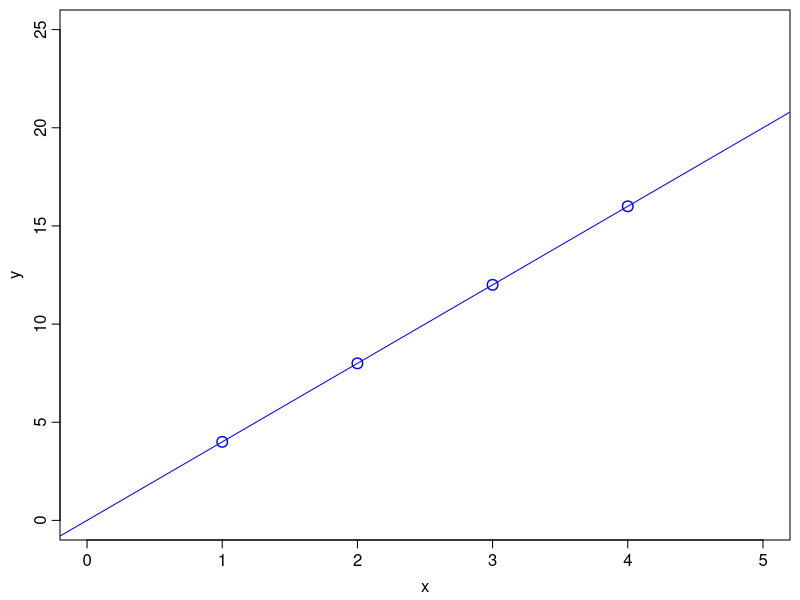
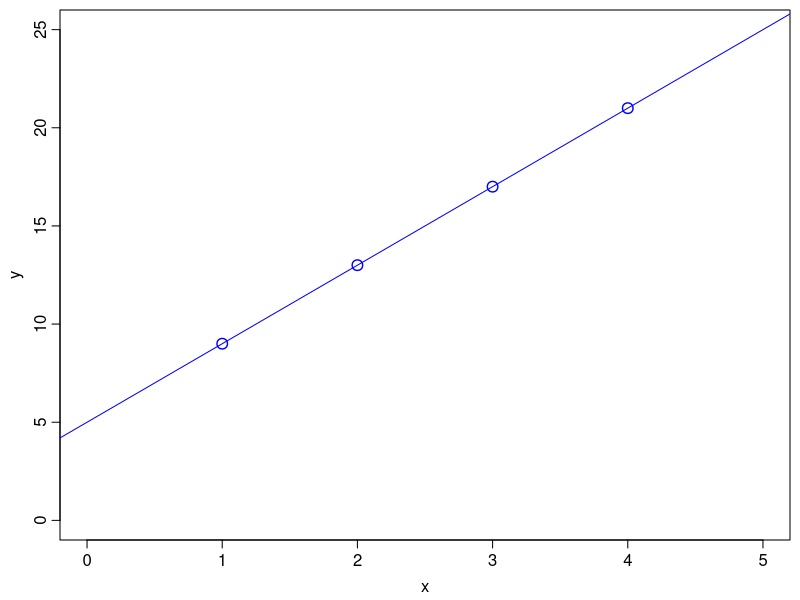
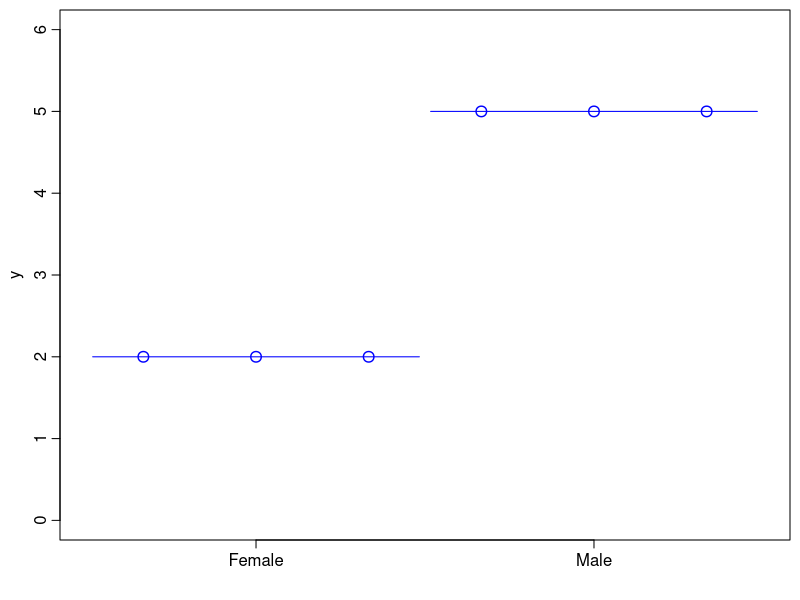
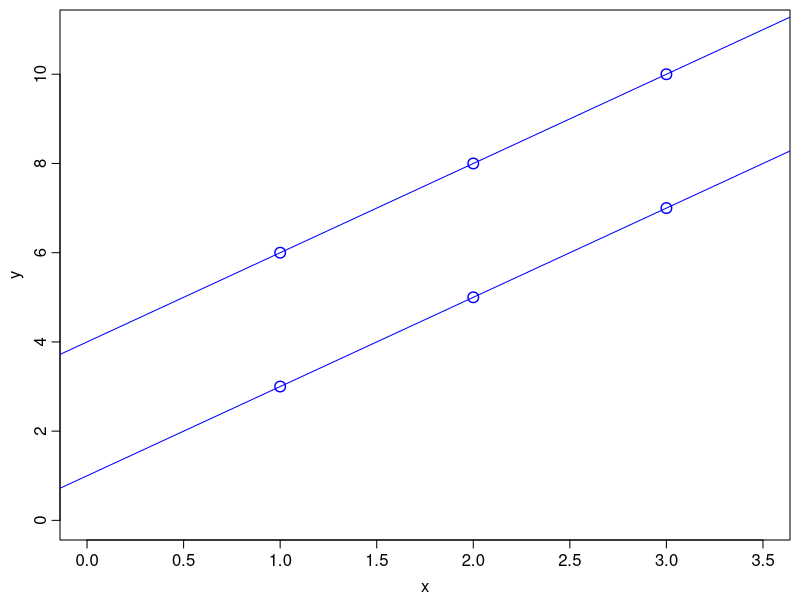
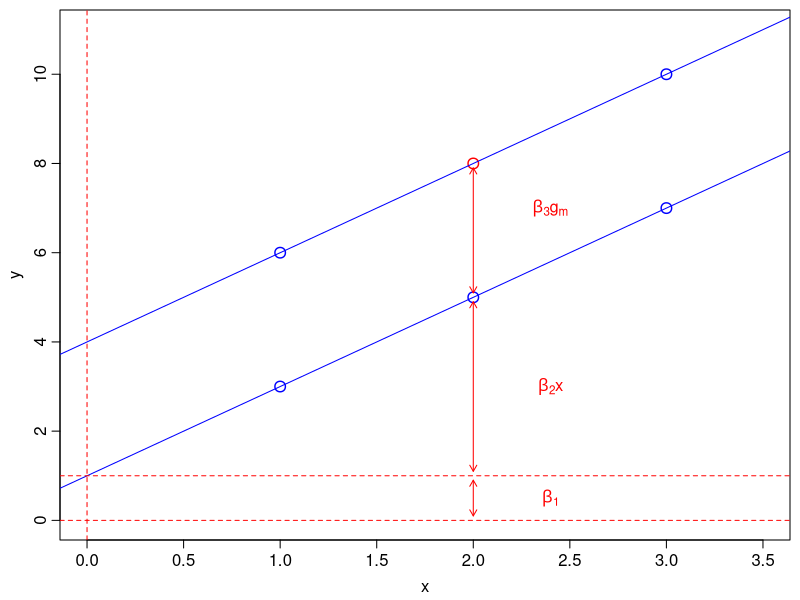

Recreate these plots in R, in order. (Note: this script raises an error after producing the figures.)
palette(c('blue','red','purple','firebrick'))

# pdf width
w <- 3.5

# some replicate functions with changed defaults
arrows2 <- function(...) arrows(..., code=3, len=0.07, col='red')
text2   <- function(...) text(..., col='red', cex=1.4)


# simple regression no error

pdf('Origin.pdf', height=w, width=w)

	par(mar=c(3,3,0.5,0.5), mgp=c(1.8,0.5,0), tcl=-0.4)

	x <- 1:4
	y <- 4*x

	plot(y ~ x, col=1, pch=21, cex=1.4, xlim=c(0,5), ylim=c(0,25), lwd=1.4)
	abline(a=0, b=4,  col=1)	

dev.off()


pdf('Intercept.pdf', height=w, width=w)

	par(mar=c(3,3,0.5,0.5), mgp=c(1.8,0.5,0), tcl=-0.4)
	
	y <- 4*x + 5

	plot(y ~ x, col=1, pch=21, cex=1.4, xlim=c(0,5), ylim=c(0,25), lwd=1.4)
	abline(a=5, b=4, col=1)	

dev.off()


pdf('Factor.pdf', height=w, width=w)

	par(mar=c(3,3,0.5,0.5), mgp=c(1.8,0.5,0), tcl=-0.4)
	
	y <- rep(c(2,5), each=3)
    x <- seq(along=y)-0.5
	plot(y ~ x, col='blue', pch=21, cex=1.4, xlim=c(0,6), ylim=c(0,6), lwd=1.4, xaxt='n', xlab='')
	gap <- 0.05
	arrows(c(0,3) + gap, c(2,5), c(3,6) - gap, c(2,5), code=0, col='blue')
    axis(side=1, at=c(1.5,4.5),  labels=c('Female','Male'))

dev.off()

pdf('TwoVars.pdf', height=w, width=w)

	par(mar=c(3,3,0.5,0.5), mgp=c(1.8,0.5,0), tcl=-0.4)
		
    x <- rep(1:3, times=2) 
    f <- rep(c(0,1), each=3)
    y <- 1 + 2 * x + 3 *f
	plot(y ~ x, col='blue', pch=21, cex=1.4, xlim=c(0,3.5), ylim=c(0,11), lwd=1.4)
	abline(a=1, b=2, col='blue')
	abline(a=4, b=2, col='blue')

dev.off()

pdf('TwoVarsHighlight.pdf', height=w, width=w)

	par(mar=c(3,3,0.5,0.5), mgp=c(1.8,0.5,0), tcl=-0.4)
		
    x <- rep(1:3, times=2) 
    f <- rep(c(0,1), each=3)
    y <- 1 + 2 * x + 3 *f
	plot(y ~ x,  pch=21, cex=1.4, xlim=c(0,3.5), ylim=c(0,11), lwd=1.4, col=c(1,1,1,1,2,1))
	abline(a=1, b=2, col='blue')
	abline(a=4, b=2, col='blue')
	
	abline(h=c(0,1), v=0, lty=2, col='red')
	gap <- 0.1
    arrows2(c(2,2,2), c(0,1,5)+gap, c(2,2,2), c(1,5,8)-gap)
	text(rep(2.4, 3), c(0.5,3,7), c(expression(beta[1]), expression(beta[2]*x), expression(beta[3]*g[m])), col='red')

dev.off()




x <- seq(along=y)-0.5
mid <- c(1,3,5,7)

pdf('Anova.pdf', height=w, width=w)

	par(mar=c(3,3,0.5,0.5), mgp=c(1.8,0.5,0), tcl=-0.4)

	plot(y ~ x, xaxt='n', xlab='', xlim=c(0,nk), ylim=c(0,max(y)), col=unclass(f), pch=21, cex=1.4, lwd=1.4)
	axis(side=1, at=mid,  labels=levels(f))
	
	gap <- 0.2
	arrows(c(0,2,4,6) + gap, yhat, c(2,4,6,8) - gap, yhat, col=1:4, code=0, lwd=2)


dev.off()


pdf('Error.pdf', height=w, width=w)

	par(mar=c(3,3,0.5,0.5), mgp=c(1.8,0.5,0), tcl=-0.4)
	x <- 1:4
	y <- 4*x + 5 + c(0.50,-2,2.58,-1)

	plot(y ~ x, col=1, pch=21, cex=1.4, xlim=c(0,5), ylim=c(0,25), lwd=1.4)
	#abline(a=5, b=4, col=1)	

dev.off()


pdf('TooFlat.pdf', height=w, width=w)

	par(mar=c(3,3,0.5,0.5), mgp=c(1.8,0.5,0), tcl=-0.4)

	plot(y ~ x, col=1, pch=21, cex=1.4, xlim=c(0,5), ylim=c(0,25), lwd=1.4)
	tooflat <- nls(y ~ a + 1 * x, start=list(a=10))
	abline(a=coef(tooflat), b=1, col=1)
	
	p <- predict(tooflat)
	r <- resid(tooflat)
	
	arrows(x,p,x,p+r, col='red', code=0)
	
dev.off()


pdf('TooSteep.pdf', height=w, width=w)

	par(mar=c(3,3,0.5,0.5), mgp=c(1.8,0.5,0), tcl=-0.4)

	plot(y ~ x, col=1, pch=21, cex=1.4, xlim=c(0,5), ylim=c(0,25), lwd=1.4)
	b <- 7
	toosteep <- nls(y ~ a + b * x, start=list(a=-10))
	abline(a=coef(toosteep), b=b, col=1)
	
	p <- predict(toosteep)
	r <- resid(toosteep)
	
	arrows(x,p,x,p+r, col='red', code=0)
	
dev.off()



pdf('Varying.pdf', height=w, width=2*w)

	par(mar=c(3,3,0.5,0.5), mgp=c(1.8,0.5,0), tcl=-0.4)
	par(mfrow=c(1,2))
	
	bvals <- seq(1, 7, length=50)
	resvar <- rep(NA, 50)
	
	for(b in seq_along(bvals)){
	
		model <- nls(y ~ a + bvals[b] * x, start=list(a=-10))

		p <- predict(model)
		r <- resid(model)
		resvar[b] <- deviance(model)

		plot(y ~ x, col=1, pch=21, cex=1.4, xlim=c(0,5), ylim=c(0,25), lwd=1.4)
		abline(a=coef(model), b=bvals[b], col=1)
		arrows(x,p,x,p+r, col='red', code=0)

		plot(resvar ~ bvals, type='o', ylim=c(10,60), col=2)		

	}
	
	abline(v=4, lty=2)
	
dev.off()


pdf('Varying_timeline.pdf', height=w, width=2*w)

	par(mar=c(3,3,0.5,0.5), mgp=c(1.8,0.5,0), tcl=-0.4)
	par(mfrow=c(1,2))
	
	bvals <- seq(1, 7, length=51)
	resvar <- rep(NA, 51)

	plot(y ~ x, col=1, pch=21, cex=1.4, xlim=c(0,5), ylim=c(0,25), lwd=1.4)
	p1 <- par('usr')
	plot(resvar ~ bvals, type='o', ylim=c(10,60), col=2, ylab='Sum of square residuals', xlab=expression(Slope~(beta[2])))		
	p2 <- par('usr')
	
	for(b in seq_along(bvals)){
	
		model <- nls(y ~ a + bvals[b] * x, start=list(a=-10))
		p <- predict(model)
		r <- resid(model)
		resvar[b] <- deviance(model)

		plot.new()
		par(usr=p1)
		arrows(x,p,x,p+r, col='red', code=0)
		abline(a=coef(model), b=bvals[b], col=1)
		
		plot.new()
		par(usr=p2)
		points(resvar ~ bvals, type='o', ylim=c(10,60), col=2)		

	}
	
	abline(v=4, lty=2)
	
dev.off()

pdf('Justright.pdf', height=w, width=w)

	par(mar=c(3,3,0.5,0.5), mgp=c(1.8,0.5,0), tcl=-0.4)

	plot(y ~ x, col=1, pch=21, cex=1.4, xlim=c(0,5), ylim=c(0,25), lwd=1.4)
	justright <- nls(y ~ a + b * x, start=list(a=5, b=4))
	abline(justright, col=1)
	
	p <- predict(justright)
	r <- resid(justright)
	
	arrows(x,p,x,p+r, col='red', code=0)
	
dev.off()

pdf('Predicted.pdf', height=w, width=w)

	par(mar=c(3,3,0.5,0.5), mgp=c(1.8,0.5,0), tcl=-0.4)

	plot(y ~ x, col='grey', pch=21, cex=1.4, xlim=c(0,5), ylim=c(0,25), lwd=1.4)
	abline(justright, col=1)
	
	p <- predict(justright)
	r <- resid(justright)

	arrows(x,p,x,p+r, col='grey', code=0)	
	points(x, p, col=2,  pch=21, cex=1.4 )

	
dev.off()

pdf('residDemo.pdf', height=1.5*w, width= 1.2*w )

	par(mar=c(3,3,0.5,0.5), mfrow=c(2,1), mgp=c(1.8,0.5,0), tcl=-0.4)

	sd <- 1
	# xx <- runif(100)*25
	# yy <- 1 + 0.2*xx + rnorm(100, sd=sd)
	xx <- c(10.56, 8.42, 7.45, 5.85, 13.55, 7.33, 2.59, 4.29, 21.79, 1.52, 
			19.6, 22.32, 2.25, 1.67, 5.09, 3.93, 20.71, 2.7, 1.41, 4.81, 
			16.72, 14.49, 22.47, 2.76, 17.97, 0.52, 1.77, 23.91, 16.85, 17.45, 
			17.77, 4.82, 13.14, 0.88, 20.37, 8.64, 12.23, 14.04, 21.66, 3.07, 
			17.9, 0.75, 22, 24, 1.33, 18.07, 12.15, 0.92, 10.28, 18.48, 19.31, 
			11.64, 10.43, 1.29, 8.32, 13.94, 4.76, 6.92, 4.19, 14.94, 20.29, 
			13.72, 17.84, 1.39, 5.8, 17.48, 23.31, 24.96, 1.47, 18.79, 11.67, 
			15.78, 8.23, 15.48, 4.66, 0.37, 4.67, 24.75, 8.83, 4.64, 9.25, 
			22.76, 4.38, 12.14, 18.69, 20.02, 4.51, 1.61, 1.52, 17.32, 3.44, 
			2, 3.34, 6.09, 22.96, 8.04, 4.85, 23.5, 7.05, 5.41)
	yy <- c(4.63, 2.64, 2.54, 1.49, 3.8, 3.06, 2.1, 1.15, 5.3, 1.35, 5.05, 
			4.9, 2.79, -0.01, 2.21, 1.39, 5.34, -0.68, 1.1, 2.15, 3.14, 4.81, 
			6.83, 1.74, 4.44, 1.41, 0.19, 5.51, 2.83, 5.86, 4.46, 1.94, 4.81, 
			2.65, 4.99, 2.33, 2.95, 4.54, 7.3, 1.8, 4.66, 1.73, 5.1, 5.86, 
			0.03, 4.47, 3.53, 2.05, 3.7, 3.88, 5.56, 2.02, 3.89, 0.58, 4.87, 
			3.8, 3.26, 0.56, 1.11, 1.5, 5.02, 2.12, 2.38, 1.74, 3.09, 3.53, 
			6.89, 5.43, 0.01, 4.24, 3.04, 5.11, 2.18, 3.26, 2.4, -1.04, 3.37, 
			5.42, 3.69, -1.36, 3.42, 4.12, 2.4, 1.73, 2.78, 5.85, 0.63, 1.52, 
			0.07, 5.38, 0.24, 2.38, 3.13, 2.6, 4.25, 2.2, 2.35, 5.58, 2.56, 1.68)
	plot(yy~xx, col='gray60', ylab='y', xlab='x', ylim=c(-2,8))
	mod <- lm(yy~xx)
	abline(mod, col='gray60')
	
	pts <- c(1,6,11,16,21)
	mnx <- predict(mod, newdata=list(xx=pts))
	points(pts, mnx, col='red', pch=19)
	
	for(i in seq_along(pts)){
	
		qn <- qnorm(ppoints(99), mean=mnx[i], sd=sd)
		dn <- dnorm(qn, mean=mnx[i], sd=sd)
		dn <- dn / max(dn) * 3 
		lines(dn + pts[i], qn, col='red', lwd=1.5)
		lines(rep(pts[i],2), qn[c(1,99)], col='red', lty=1, lwd=0.5)
		lines(c(pts[i], pts[i] + dn[45]), rep(mnx[i],2), col='red', lty=1, lwd=0.5)
		
	}
	
	n <- 21
	p <- ppoints(n)
	a <- qnorm(seq(0,1, by=diff(p)[1]))
	a[c(1,n+1)] <- c(-3,3)
	q <- qnorm(p)
	d <- dnorm(q)
	
	curve(dnorm(x), xlim=c(-3,3), type='n', ylim=c(0,0.45), ylab='Density')
	
	for(i in seq(1,n, by=2)){
	    x <- seq(a[i], a[i+1], length=15)
		y <- dnorm(x)
		polygon(x=c(a[i], x, a[i+1]), c(0,y,0), col='grey80', border=NA)
	}
	
	arrows(q, dnorm(q), q, rep(0.43, length(q)), code=0, col='gray')
	curve(dnorm(x), xlim=c(-3,3), add=TrUE)
	points(q, dnorm(q), col='red')
	points(q, rep(0.43, length(q)), col='red')


dev.off()


pdf('LinearModels.pdf', height=2/3*w, width=2*w)

	par(mar=c(3,3,2,0.5), mfrow=c(1,3), mgp=c(1.8,0.5,0), tcl=-0.4)
	
	x <- runif(20)
	y <- 0.5 * x + rnorm(20, sd=0.05)

	mod <- lm(y~x)
	plot(y ~ x, col='red')
	abline(mod, col=1)
	title(main=expression(y == beta[1] + beta[2] *x))

	x <- runif(20)
	y <- 0.5 * x - 0.6*x^2+ rnorm(20, sd=0.03)

	mod <- lm(y~x + I(x^2))
	plot(y ~ x, col='red')
	xx <- seq(0,1, length=50)
	p <- predict(mod, newdata=list(x=xx))
	lines(xx, p, col=1)
	title(main=expression(y == beta[1] + beta[2] *x + beta[3] *x^2))


	x1 <- runif(40)
	x2 <- runif(40)
	y  <- 0.2 * x1 + 0.3 * x2 - 0.4*x2^2 + 0.2*x1*x2 + rnorm(40, sd=0.05)
	mod <- lm(y ~ x1*x2+ I(x2^2))
	
	xx <- seq(0,1,length=20)
	newdata <- expand.grid(x1=xx, x2=xx)
	p <- predict(mod, newdata=newdata)	
	
	par(mar=c(1,1,2,1))
	VT <- persp(xx,xx, matrix(p, ncol=20), theta=-45, phi=10, xlab='x1', ylab='x2', zlab='y', border=1)
	points(trans3d(x1,x2,y, VT), col='red')

	title(main=expression(y == beta[1] + beta[2] * x[1] + beta[3] * x[2]+ beta[4] * x[2]^2+  beta[5] *x[1]*x[2]))


dev.off()

# pdf('Animate.pdf', height=w, width=w)

# for(t in seq(-180,180, by=5)){
	# VT <- persp(xx,xx, matrix(p, ncol=20), theta=t, phi=10, xlab='x1', ylab='x2', zlab='y', border=1)
	# points(trans3d(x1,x2,y, VT), col='red')

	# title(main=expression(y == beta[1] + beta[2] * x[1] + beta[3] * x[2]+ beta[4] * x[2]^2+  beta[5] *x[1]*x[2]))
# }

# dev.off()


## data for constant variance plots

# xreg <- runif(60)
# yreg <- 1 + 2*xreg +rnorm(60, sd=0.25)
# xaov <- gl(3,20, labels=c('none','sofa','active'))
# yaov <- 3 + 2.5 * (xaov=='sofa') + 1.1 * (xaov=='active') + rnorm(60, sd=0.25)
# yqd <- 0.1 + 2*xreg -  4*xreg^2 + rnorm(60, sd=0.25)
# ycurve   <- 1 + 2*xreg + 2 * xreg^2 + rnorm(60, sd=0.25) 
# yneqvar  <- 3 + 2.5 * (xaov=='sofa') + 1.1 * (xaov=='active') + rnorm(60, sd=0.25)*unclass(xaov)
# ynonnorm <- 0.1 + 2*xreg -  4*xreg^2 + rt(60, df=1.5)/10
# dat <- data.frame(xreg=round(xreg,3), xaov=xaov, yreg=round(yreg,3), yoav=round(yaov,3), 
#                   yqd=round(yqd,3), ycurve=round(ycurve,3), yneqvar=round(yneqvar,3), ynonnorm=round(ynonorm,3))


dat <- data.frame(xreg = c(0.669, 0.529, 0.825, 0.659, 0.791, 0.283, 
							0.164, 0.768, 0.129, 0.333, 0.647, 0.863, 0.987, 0.265, 0.602, 
							0.444, 0.513, 0.535, 0.717, 0.162, 0.059, 0.839, 0.285, 0.644, 
							0.382, 0.736, 0.983, 0.023, 0.121, 0.394, 0.271, 0.098, 0.705, 
							0.119, 0.415, 0.374, 0.516, 0.419, 0.529, 0.126, 0.143, 0.791, 
							0.011, 0.206, 0.506, 0.569, 0.03, 0.875, 0.429, 0.623, 0.346, 
							0.658, 0.74, 0.979, 0.591, 0.136, 0.338, 0.93, 0.921, 0.928), 
				    xaov = gl(3,20, labels=c('none','sofa','active')),			    
				    yreg = c(2.492, 1.956, 2.771, 2.292, 2.902, 1.829, 1.565, 2.341, 1.097, 
							2.1, 2.258, 2.89, 3.08, 1.589, 2.329, 1.897, 2.191, 1.91, 2.74, 
							1.215, 1.61, 2.55, 1.563, 1.918, 1.623, 2.735, 2.762, 1.152, 
							1.13, 1.618, 1.819, 1.217, 2.22, 1.291, 1.61, 1.707, 2.323, 2.215, 
							2.297, 1.032, 1.191, 2.581, 1.078, 1.44, 1.906, 2.095, 1.098, 
							3.044, 1.514, 2.133, 1.598, 1.974, 2.314, 2.799, 2.187, 0.95, 
							1.86, 2.667, 2.822, 2.752), 
				    yoav = c(3.29, 2.728, 2.979, 3.509, 3.446, 2.901, 2.792, 
						    3.308, 3.107, 3.14, 3.212, 3.109, 2.912, 2.894, 3.214, 2.705, 
						    3.164, 2.482, 2.693, 3.07, 5.685, 5.349, 5.958, 5.368, 5.695, 
						    5.357, 5.557, 4.995, 5.731, 5.57, 5.405, 5.017, 5.538, 5.556, 
						    5.052, 6.005, 5.585, 5.31, 5.739, 4.893, 4.236, 4.66, 4.269, 
						    4.5, 3.612, 3.465, 3.799, 4.132, 3.838, 4.326, 3.844, 4.091, 
						    4.237, 3.987, 4.504, 3.874, 4.219, 4.065, 4.336, 4.157), 
				    yqd = c(-0.254, -0.198, -1.103, 0, -1.006, 0.262, 1.051, 
						    -0.551, 0.151, -0.071, -0.361, -1.212, -2.044, 0.481, 0.066, 
						    0.104, -0.029, -0.1, -0.098, 0.607, 0.146, -1.005, 0.067, 
						    -0.044, 0.447, -0.576, -2.327, 0.065, 0.275, 0.081, 0.847, 
						    0.04, -0.576, 0.642, 0.285, 0.39, 0.246, 0.322, -0.111, 0.385, 
						    0.329, -0.81, 0.168, 0.521, 0.19, -0.183, 0.01, -1.519, 0.431, 
						    -0.263, 0.307, -0.813, -0.976, -2.142, -0.138, 0.67, 0.387, 
						    -1.478, -1.11, -1.559),
					ycurve = c(2.897, 2.463, 3.678, 3.179, 3.342, 1.474, 1.586, 3.131, 1.403, 
							1.653, 3.112, 3.644, 4.573, 1.931, 2.814, 2.126, 2.328, 2.845, 
							2.823, 1.214, 1.085, 3.485, 1.776, 2.993, 1.508, 2.978, 4.522, 
							1.662, 1.122, 1.715, 1.839, 1.129, 3.105, 1.441, 2.214, 1.473, 
							2.411, 1.762, 2.599, 1.38, 0.952, 3.785, 1.207, 1.418, 1.932, 
							2.368, 1.297, 4.089, 2.077, 2.899, 1.891, 2.832, 3.151, 4.792, 
							3.018, 1.248, 2.162, 4.043, 4.289, 4.07),
					yneqvar = c(2.944, 2.593, 2.788, 3.206, 2.795, 3.323, 2.881, 
							2.996, 2.951, 2.9, 2.534, 3.02, 2.718, 3.022, 3.129, 3.026, 2.863, 
							3.454, 3.026, 2.94, 4.771, 5.627, 6.435, 5.479, 5.01, 5.094, 
							5.347, 4.767, 5.701, 5.759, 5.266, 5.477, 5.861, 4.547, 5.671, 
							5.069, 5.604, 5.883, 6.007, 4.649, 5.834, 5.307, 4.276, 4.201, 
							3.372, 4.669, 4.079, 3.724, 3.843, 3.835, 3.084, 2.897, 4.553, 
							3.706, 4.274, 4.818, 2.736, 4.268, 4.528, 4.582),
					ynonnorm = c(-0.256, 0.06, -0.986, 0.579, -0.343, 0.296, 0.626, -0.559, 
							-0.269, 0.676, -1.752, -0.931, -1.768, 0.662, -0.205, 0.045, 
							0.147, 0.101, -0.094, 0.361, 0.209, 0.376, 0.285, -0.34, 0.272, 
							-0.611, -1.898, 0.238, 0.218, 0.124, 0.228, 0.022, -0.353, 0.268, 
							0.295, 0.326, 0.261, 0.275, 0.069, 0.313, 0.341, -0.518, 0.093, 
							-0.438, 0.123, -0.13, 0.382, -1.23, 0.806, -0.217, 0.185, -0.309, 
							-0.663, -1.817, -0.29, 0.487, 0.217, -1.481, -1.385, -1.424))



regmod <- lm(yreg~xreg, data=dat)
regpred <- predict(regmod)
regres <- resid(regmod)

aovmod <- lm(yaov ~ xaov, data=dat)
aovpred <- predict(aovmod)
aovres <- resid(aovmod)

quadmod <- lm(yqd ~ xreg + I(xreg^2), data=dat) 
quadpred <- predict(quadmod)
quadres <- resid(quadmod)

curvemod <- lm(ycurve ~ xreg, data=dat)
curvepred <- predict(curvemod)
curveres <- resid(curvemod)

neqvarmod <- lm(yneqvar ~ xaov, data=dat)
neqvarpred <- predict(neqvarmod)
neqvarres <- resid(neqvarmod)

nonnormmod <- lm(ynonnorm ~ xreg + I(xreg^2), data=dat)
nonnormpred <- predict(nonnormmod)
nonnormres <- resid(nonnormmod)

pdf('ConstantVarianceDat.pdf', height=2/3*w, width=2*w)

	par(mar=c(3,3,2,0.5), mfrow=c(1,3), mgp=c(1.8,0.5,0), tcl=-0.4)
	
	plot(yreg ~ xreg,  ylab='y',  xlab='x',col='red', data=dat)
	title(main=expression(y == beta[1] + beta[2] *x))

	xaovxx <- c(4:23, 29:48, 54:73)
	plot(yaov ~ xaovxx, ylim=c(2.25, 6.25), xlim=c(1, 76), xlab='', xaxt='n', ylab='y', col='red', data=dat)
	axis(1, at=c(1,26,51,76), labels=FALSE)
	mtext(levels(xaov), at=c(13.5,38.5,63.5), side=1, line=1.8, cex=0.8)
	abline(v=c(1,26,51,76), lty=2, col='gray')
	title(main=expression(y == beta[1] + beta[2] * x[s] + beta[3] *x[a]))


	plot(yqd ~ xreg,  ylab='y',  xlab='x', col='red', data=dat)
	title(main=expression(y == beta[1] + beta[2] *x + beta[3] *x^2))

dev.off()


pdf('ConstantVarianceMods.pdf', height=2/3*w, width=2*w)

	par(mar=c(3,3,2,0.5), mfrow=c(1,3), mgp=c(1.8,0.5,0), tcl=-0.4)
	
	plot(yreg ~ xreg,  ylab='y',  xlab='x', type='n', data=dat)
	title(main=expression(y == beta[1] + beta[2] *x))

	arrows(xreg, regpred, xreg, yreg, code=0, col='grey')
	abline(regmod, col='blue')
	points(yreg ~ xreg, col='red', data=dat)	

	xaovxx <- c(4:23, 29:48, 54:73)
	plot(yaov ~ xaovxx, ylim=c(2.25, 6.25), xlim=c(1, 76), xlab='', xaxt='n', ylab='y', type='n', data=dat)
	axis(1, at=c(1,26,51,76), labels=FALSE)
	mtext(levels(xaov), at=c(13.5,38.5,63.5), side=1, line=1.8, cex=0.8)
	abline(v=c(1,26,51,76), lty=2, col='gray')
	title(main=expression(y == beta[1] + beta[2] * x[s] + beta[3] *x[a]))
	
	arrows(xaovxx, aovpred, xaovxx, yaov, code=0, col='grey')
	cf <- coef(aovmod)
	cf[2:3] <- cf[2:3] + cf[1]
	arrows(c(1,26,52), cf, c(26,51,76),cf, code=0, col='blue')
	points(yaov ~ xaovxx, col='red', data=dat)

	plot(yqd ~ xreg,  ylab='y',  xlab='x', type='n', data=dat)
	title(main=expression(y == beta[1] + beta[2] *x + beta[3] *x^2))

	arrows(xreg, quadpred, xreg, yqd, code=0, col='grey')
	cf <- as.list(coef(quadmod))
	names(cf) <- c('i','l','q')
	with(cf, curve(i + l*x + q*x^2, col='blue', add=TrUE))
	points(yqd ~ xreg, col='red', data=dat)

dev.off()

pdf('Fitresid.pdf', height=2/3*w, width=2*w)

	par(mar=c(3,3,2,0.5), mfrow=c(1,3), mgp=c(1.8,0.5,0), tcl=-0.4)

	plot(regmod,  which=1, add.smooth=FALSE, col='red')
	plot(aovmod,  which=1, add.smooth=FALSE, col='red')
	plot(quadmod, which=1, add.smooth=FALSE, col='red')

dev.off()

qq2 <- function(mod){
	rs <- rstandard(mod)
	xy <- qqnorm(rs, plot.it=FALSE)
	plot(xy, type='n', main="Normal Q-Q plot", xlab='Theoretical Quantiles', ylab='Sample Quantiles')
	qqline(rs, col='gray30')
	points(xy, col='red')
}

pdf('QQNorm.pdf', height=2/3*w, width=2*w)

	par(mar=c(3,3,2,0.5), mfrow=c(1,3), mgp=c(1.8,0.5,0), tcl=-0.4)
	
	qq2(regmod)
	qq2(aovmod)
	qq2(quadmod)
			
dev.off()

# Bad plots

pdf('NonConstantVarianceMods.pdf', height=2/3*w, width=2*w)

	par(mar=c(3,3,2,0.5), mfrow=c(1,3), mgp=c(1.8,0.5,0), tcl=-0.4)
	
	plot(ycurve ~ xreg,  ylab='y',  xlab='x', type='n', data=dat)
	title(main=expression(y == beta[1] + beta[2] *x))

	arrows(xreg, curvepred, xreg, ycurve, code=0, col='grey')
	abline(curvemod, col='blue')
	points(ycurve ~ xreg, col='red', data=dat)	

	xaovxx <- c(4:23, 29:48, 54:73)
	plot(yneqvar ~ xaovxx, ylim=c(2.25, 6.45), xlim=c(1, 76), xlab='', xaxt='n', ylab='y', type='n', data=dat)
	axis(1, at=c(1,26,51,76), labels=FALSE)
	mtext(levels(xaov), at=c(13.5,38.5,63.5), side=1, line=1.8, cex=0.8)
	abline(v=c(1,26,51,76), lty=2, col='gray')
	title(main=expression(y == beta[1] + beta[2] * x[s] + beta[3] *x[a]))
	
	arrows(xaovxx, neqvarpred, xaovxx, yneqvar, code=0, col='grey')
	cf <- coef(neqvarmod)
	cf[2:3] <- cf[2:3] + cf[1]
	arrows(c(1,26,52), cf, c(26,51,76),cf, code=0, col='blue')
	points(yneqvar ~ xaovxx, col='red', data=dat)

	plot(ynonnorm ~ xreg,  ylab='y',  xlab='x', type='n', data=dat)
	title(main=expression(y == beta[1] + beta[2] *x + beta[3] *x^2))

	arrows(xreg, nonnormpred, xreg, ynonnorm, code=0, col='grey')
	cf <- as.list(coef(nonnormmod))
	names(cf) <- c('i','l','q')
	with(cf, curve(i + l*x + q*x^2, col='blue', add=TrUE))
	points(ynonnorm ~ xreg, col='red', data=dat)

dev.off()

pdf('BadFitresid.pdf', height=2/3*w, width=2*w)

	par(mar=c(3,3,2,0.5), mfrow=c(1,3), mgp=c(1.8,0.5,0), tcl=-0.4)

	plot(curvemod,  which=1, add.smooth=FALSE, col='red')
	plot(neqvarmod,  which=1, add.smooth=FALSE, col='red')
	plot(nonnormmod, which=1, add.smooth=FALSE, col='red')

dev.off()

pdf('BadQQNorm.pdf', height=2/3*w, width=2*w)

	par(mar=c(3,3,2,0.5), mfrow=c(1,3), mgp=c(1.8,0.5,0), tcl=-0.4)
	
	qq2(curvemod)
	qq2(neqvarmod)
	qq2(nonnormmod)
			
dev.off()


# pdf('Anscombe.pdf', height=2*w, width=2*w)

	# par(mar=c(3,3,0.5,0.5), mfrow=c(2,2), mgp=c(1.8,0.5,0), tcl=-0.4)
	
	# data(anscombe)
	
	# for(i in 1:4){
		
		# x <- anscombe[,i]; y <- anscombe[,i+4]
		# mod <- lm(y~x)
		# plot(y ~ x)
		# abline(mod)
	# }

# dev.off()

## EXPLANATOrY POWEr


# null and saturated model

x <- 1:9
f1 <- gl(3,3, labels=letters[1:3])
f2 <- gl(9,1, labels=letters[1:9])
# y <- unclass(f1) +rnorm(9, sd=0.9)
y <- c(0.82, 1, 0.17, -0.42, 2.29, 2.35, 4.06, 2.71, 2.73)


pdf('NullSaturated.pdf', height=1.5*w, width=1.2*w)

	par(mar=c(3,3,2,0.5), mfrow=c(2,1), mgp=c(1.8,0.5,0), tcl=-0.4)

	null <- lm(y ~ 1)
	nr <- resid(null)
	np <- predict(null)
	nullSS <- sum(resid(null)^2)


	plot(y ~ x, col='red', xlim=c(0.5,9.5), xaxt='n', xlab='')
	abline(null, col='blue')
	arrows(x, np, x, y, col='blue', code=0)
	title(main=expression(y == beta[1]), line=1.2)
	text(1, 3.5, sprintf("ESS = %0.2f\nrSS = %0.2f", 0,nullSS), adj=0)	

	mod <- lm(y ~ f2) 
	plot(y ~ x, col='red', xlim=c(0.5,9.5), xaxt='n')
	axis(1, at=1:9, labels=levels(f2))
	arrows(x-0.5, y, x+0.5, y, col='blue', code=0)
	title(main=expression(y == beta[1] + beta[2]*f[b] + ldots + beta[8]*f[h]), line=1.2)
	text(1, 3.5, sprintf("ESS = %0.2f\nrSS = %0.2f", nullSS, 0), adj=0)	

dev.off()

pdf('Intermediate.pdf', height=0.75*w, width=1.2*w)

	par(mar=c(3,3,2,0.5),  mgp=c(1.8,0.5,0), tcl=-0.4)
	mod <- lm(y ~ f1) 
	r <- resid(mod)
	p <- predict(mod)
	rss <- sum(resid(mod)^2)
	plot(y ~ x, col='red', xlim=c(0.5,9.5), xaxt='n', xlab='')
	axis(1, at=c(2,5,8), labels=levels(f1))
	cf <- coef(mod); cf[2:3] <- cf[2:3]+cf[1]
	arrows(c(1,4,7), cf, c(3,6,9), cf, col=2, code=0 )
	arrows(x, p, x, y, col='blue', code=0)
	title(main=expression(y == beta[1] + beta[2]*f[b] + beta[3]*f[c]), line=1.2)
	text(1, 3.5, sprintf("ESS = %0.2f\nrSS = %0.2f", nullSS-rss,rss), adj=0)		

dev.off()

# Simulate F 2,6

N <- 10000
ratio <- numeric(N)
f1 <- gl(3,3, labels=letters[1:3])
x <- 1:9
y <- matrix(rnorm(9 *N), ncol=9)

null <- apply(y, 1, function(x) var(x) * 8)
means <- t(apply(y, 1, function(x) rep(c(mean(x[1:3]), mean(x[4:6]), mean(x[7:9])), each=3)))

rSS <- rowSums((y - means)^2)
ESS <- null - rSS
ratio <- (ESS/2)/(rSS/6)

idx <- c(which.min(ratio), which.min(abs(ratio - median(ratio))),  which.min(abs((ratio -12))))

pdf('F_extremes.pdf', height=2/3*w, width=2*w)

	par(mar=c(3,3,2,0.5), mfrow=c(1,3), mgp=c(1.8,0.5,0), tcl=-0.4)

	yl <- range(y[idx,])
	
	for(i in idx){
		
		null <- lm(y[i,] ~ 1)
		nullSS <- sum(resid(null)^2)
	
		mod <- lm(y[i,] ~ f1) 
		r <- resid(mod)
		p <- predict(mod)
		rss <- sum(resid(mod)^2)
		
		plot(y[i, ] ~ x, col='red', xlim=c(0,9.5), xaxt='n', xlab='', ylab='y', ylim=yl)
		axis(1, at=c(2,5,8), labels=levels(f1))
		cf <- coef(mod); cf[2:3] <- cf[2:3]+cf[1]
		arrows(c(1,4,7), cf, c(3,6,9), cf, col=2, code=0 )
		arrows(x, p, x, y[i,], col='blue', code=0)
		title(main=expression(y == beta[1] + beta[2]*f[b] + beta[3]*f[c]), line=1.2)
		
		text(0.2, 1., sprintf("ESS = %0.2f\nrSS = %0.2f\nF = %0.2f", nullSS-rss, rss, anova(mod)[1,4]), adj=0)		
	
	}

dev.off()




pdf('FAnimate.pdf',height=0.75*w, width= 1.2*w)

	par(mar=c(3,3,0.5,0.5), mgp=c(1.8,0.5,0), tcl=-0.4)

	clip <- quantile(ratio, 0.99)
	xr <-c(0, clip)
	bks <- seq(0, clip, length=30)
	tratio <- ifelse(ratio >= clip, NA, ratio)
	
	# base graphic
	plot(1, ylim=c(0,0.8), xlim=xr, type='n', xlab='Variance ratio', ylab='Density')
	arrows(4.52,0.2,4.52,0, lwd=2, col='red',len=0.13)
	usr <- par('usr')
	
	# frames of animation
	for(x in seq(250,N, by=250)){
		plot.new();  par(usr=usr)	
		h <- hist(tratio[1:x], breaks=bks, plot=FALSE)
		h$density <- h$counts/N/diff(bks)[1]
		lines(h, freq=FALSE)
	}

	abline(v=quantile(ratio, 0.95), col='blue')
	
dev.off()

## T simulation

x <- 1:20 + runif(20)/0.5

y1 <- 6 - 0.05 * x + rnorm(20, sd=2.3)
y2 <- 3 + 1/3 * x + rnorm(20, sd=2.3)
y3 <- 6 - 0.05 * x + rnorm(20, sd=0.4)
y4 <- 3 + 1/3 * x + rnorm(20, sd=0.4)

xd <- list(x=seq(0, 20, length=100))

yr <- range(y1,y2,y3,y4)

pdf('T_examples.pdf',height=1.5*w, width= 2*w)
	
	par(mar=c(0.5,0.5,0.5,0.5), mfrow=c(2,2), mgp=c(1.8,0.5,0), tcl=-0.4, oma=c(2,2,2,2))
	
	for(i in 1:4){
		
		y <- get(paste('y', i, sep=''))
	
		plot(y~x, ylim=yr, type='n', xaxt='n', yaxt='n')
		mod <- lm(y ~ x)
		if(i %in% c(3,4)) axis(1) else axis(1, labels=FALSE)
		if(i %in% c(1,3)) axis(2) else axis(2, labels=FALSE)
		
		if(i == 1) {mtext('Small effect', line=1, cex=1.2)}
		if(i == 2) {mtext('Large effect', line=1, cex=1.2); ; mtext('Low precision', side=4, line=1, cex=1.2)} 
		if(i == 4) mtext('High precision', side=4, line=1, cex=1.2)


		p <- predict(mod, newdata=xd, se.fit=TrUE)
	
		abline(h=mean(y), col='grey')
		abline(mod, col='blue')
		lines(xd$x, p$fit + 2*p$se.fit, col='blue', lty=2)
		lines(xd$x, p$fit - 2*p$se.fit, col='blue', lty=2)
			
		points(y ~ x, col='red')
		mm <- summary(mod)$coef
		text(2, yr[2]-0.5 , bquote(beta[2]==.(a), list(a=round(mm[2,1],3))), adj=0)		
		text(2, yr[2]-1.5 , bquote(se ==.(a), list(a=round(mm[2,2],3))), adj=0)		
		text(2, yr[2]-2.5 , bquote(t ==.(a), list(a=round(mm[2,3],3))), adj=0)		
	
		
		# print(summary(lm(y ~ x)))
	}
	
dev.off()


# Simulate t 19

N <- 10000
tval <- numeric(N)
x <- 1:20 + runif(20)/0.5
y <- matrix(rnorm(20*N, mean=5), ncol=20)
xd <- list(x=seq(0, 20, length=100))


for(i in seq_along(tval)) tval[i] <- summary(lm(y[i,] ~ x))$coef[2,3]


idx <- c(which.min(tval), which.min(abs(tval)),  which.max(tval))

pdf('t_extremes.pdf', height=2/3*w, width=2*w)

	par(mar=c(3,3,2,0.5), mfrow=c(1,3), mgp=c(1.8,0.5,0), tcl=-0.4)

	yl <- range(y[idx,])

	for(i in idx){
		
				
		plot(y[i, ] ~ x, col='red', ylab='y', ylim=yl)
		title(main=expression(y == beta[1] + beta[2]*x, line=1.2))
		mod <- lm(y[i,] ~ x)
		p <- predict(mod, newdata=xd, se.fit=TrUE)
	
		abline(h=mean(y[i,]), col='grey')
		abline(mod, col='blue')
		lines(xd$x, p$fit + 2*p$se.fit, col='blue', lty=2)
		lines(xd$x, p$fit - 2*p$se.fit, col='blue', lty=2)

		mm <- summary(mod)$coef
		if( mm[2,1] < 0) yy <- 3.5 else yy <- 6.75
		text(3, yy  , bquote(beta[2]==.(a), list(a=round(mm[2,1],3))), adj=0)		
		text(3, yy - 0.4, bquote(se ==.(a), list(a=round(mm[2,2],3))), adj=0)		
		text(3, yy - 0.8, bquote(t ==.(a), list(a=round(mm[2,3],3))), adj=0)		

	
	}

dev.off()





pdf('tAnimate.pdf',height=0.75*w, width= 1.2*w)

	par(mar=c(3,3,0.5,0.5), mgp=c(1.8,0.5,0), tcl=-0.4)

	xr <- range(tval)
	bks <- seq(xr[1], xr[2], length=30)
	
	# base graphic
	plot(1, ylim=c(0,0.42), xlim=xr, type='n', xlab='t value', ylab='Density')
	usr <- par('usr')
	
	# frames of animation
	for(x in seq(250,N, by=250)){
		plot.new();  par(usr=usr)	
		h <- hist(tval[1:x], breaks=bks, plot=FALSE)
		h$density <- h$counts/N/diff(bks)[1]
		lines(h, freq=FALSE)
	}

	abline(v=quantile(tval, c(0.025,0.975)), col='red')
	
dev.off()


## more detailed examples
# n <- 60
# x <- rep(1:20, times=3) + runif(60)
# f <- gl(3,20)
# y1 <- 4 + rnorm(n, sd=2)
# y2 <- 1 + 0.05*x + 1.2*unclass(f) + rnorm(n, sd=1.3)
# y3 <- -1 + 0.3*x + unclass(f) + rnorm(n, sd=0.8)

palette(c('red','blue','darkgreen'))

f <- gl(3,20)
x <- c(1.32, 2.87, 3.91, 4.51, 6, 7, 7.12, 8.4, 9.31, 10.04, 11.5, 
		12.96, 13.47, 14.83, 15.77, 16.69, 17.93, 18.82, 19.47, 20.19, 
		1.25, 2.08, 3.62, 4.44, 5.46, 6.58, 7.22, 8.56, 9.15, 10.11, 
		11, 12.83, 13.66, 14.44, 15.38, 17, 17.28, 18.66, 19.54, 20.62, 
		1.29, 2.44, 3.83, 4.56, 5.59, 6.84, 7.18, 8.24, 9.31, 10.69, 
		11.25, 12.16, 13.87, 14.55, 15.19, 16.66, 17.17, 18.06, 19.04, 20.25)
y1 <- c(3.63, 4.59, 4.5, 3.16, 4.32, 4.36, 0.41, 1.47, 3.44, 2.85, 
		8.62, 6.14, 6.8, 4.75, 0.77, 4.4, 1.53, 4.05, 6.62, 1.45, 4.14, 
		7.58, 5.52, 2.68, 2.4, 1.54, 4.3, 2.96, 5.36, 5.2, 1.37, 6.95, 
		3.46, 2.84, 3.32, -0.12, 6.47, 3.63, 5.27, 6.6, 2, 6.35, 4.03, 
		6.75, 3.92, 3.48, 3.33, 3.6, 6.58, 6.43, 8.67, 3.24, -0.28, 4.58, 
		6.18, 4.64, 3.9, 4.64, 4.07, 3.9)
y2 <- c(1.76, 6.46, 0.63, -0.25, 5.27, 2.97, 2.91, 2.05, 
		2.16, 3.95, 5.2, 1.93, 3.03, 4.62, 4, 6.67, 2.36, 3.49, 3.87, 
		0.26, 3.49, 3.05, 3.45, 4.5, 3.29, 2.41, 4.58, 1.43, 3.56, 2.28, 
		4.05, 4.74, 6.43, 3.11, 5.15, 3.43, 2.78, 3.74, 5.82, 3.66, 4.11, 
		3.8, 3.9, 4.33, 5.67, 4.71, 4.64, 3.41, 6.34, 4.16, 6.44, 7.02, 
		6.89, 2.99, 5.3, 5.84, 5.48, 6.64, 8.78, 5.64)
y3 <- c(0.39, 0.65, -0.13, 1.14, 1.58, 2, 2.85, 1.74, 3.9, 
		1.83, 3.01, 4.39, 3.85, 5.32, 3.62, 5.56, 5.92, 5, 5.39, 6.71, 
		1.16, 1.55, 0.15, 1.27, 2.92, 3.35, 3.25, 3.26, 4.84, 3.42, 3.55, 
		4.21, 5.3, 5.65, 6.56, 6.63, 5.24, 6.41, 5.76, 7.73, 2.47, 2.54, 
		2.55, 2.66, 3.47, 4.7, 3.75, 4.48, 4.12, 6.49, 5.42, 4.86, 5.97, 
		6.61, 6.04, 6.58, 6.39, 7.51, 7.42, 8.37)

pdf('anova_null.pdf', height=2/3*w, width=2*w)

	par(mar=c(3,3,2,0.5), mfrow=c(1,3), mgp=c(1.8,0.5,0), tcl=-0.4)

	for(i in 1:3){
		
		y <- get(paste('y', i, sep=''))
	
		plot(y~x, ylim=c(-2,10), type='n')
		null <- lm(y ~ 1)
		pnull <- predict(null)
	
		abline(null, col='grey')
		arrows(x,pnull,x,y, code=0, col='grey')
		points(y ~ x, col='red')
		text(1.5,9.5, sprintf('SS = %0.2f', sum(resid(null)^2)), adj=0, cex=1.2)
		title(main=expression(y == beta[1]))
	}
	
dev.off()


pdf('anova_mod.pdf', height=2/3*w, width=2*w)

	par(mar=c(3,3,2,0.5), mfrow=c(1,3), mgp=c(1.8,0.5,0), tcl=-0.4)

	for(i in 1:3){
		
		y <- get(paste('y', i, sep=''))
	
		plot(y~x, ylim=c(-2,10), type='n')
		mod <- lm(y ~ x )
		pmod  <- predict(mod)
	
		abline(mod, col='blue')
		arrows(x,pmod,x,y, code=0, col='blue')
		points(y ~ x, col='red')
		text(1.5,9.5, sprintf('SS = %0.2f', sum(resid(mod)^2)), adj=0, cex=1.2)
		title(main=expression(y == beta[1] + beta[2] *x))	
	
	}

dev.off()


pdf('anova_mod2.pdf', height=2/3*w, width=2*w)

	par(mar=c(3,3,2,0.5), mfrow=c(1,3), mgp=c(1.8,0.5,0), tcl=-0.4)

	for(i in 1:3){
		
		y <- get(paste('y', i, sep=''))
	
		plot(y~x, ylim=c(-2,10), type='n')
		mod2 <- lm(y ~ x + f)
		pmod2 <- predict(mod2)
		
		for(l in seq_along(levels(f))){
			xx <- x[unclass(f)==l]
			yy <- y[unclass(f)==l]
			pp <- pmod2[unclass(f)==l]
			lines(xx, pp, col=l)
			arrows(xx,pp, xx,yy, col=l, code=0)
		}
		points(y ~ x, col=f)
		text(1.5,9.5, sprintf('SS = %0.2f', sum(resid(mod2)^2)), adj=0, cex=1.2)
		title(main=expression(y == beta[1] + beta[2] *x + beta[3] *f[b] + beta[4] * f[c]))	
	}

dev.off()

# Simulate F 1,58

N <- 10000
ratio <- numeric(N)
sampleSize <- 60

for(i in seq_along(ratio)){
	y <- rnorm(sampleSize)
	x <- gl(3,20)
	ratio[i] <- anova(lm(y ~ x))[1,4]
}


# Create vectors to store results in
N <- 10000
sampleSize <- 40 # <<< try changing this value to 20 and 200

sample1 <- matrix(rnorm(n=N*sampleSize, mean=10, sd=2), nrow =N, ncol=sampleSize)
sample2 <- matrix(rnorm(n=N*sampleSize, mean=10, sd=2), nrow =N, ncol=sampleSize)

var1 <- apply(sample1, 1, var)
var2 <- apply(sample2, 1, var)

ratio <- var1/var2



pdf('FAnimate.pdf',height=1.5*w, width= 1.2*w)

	par(mar=c(3,3,0.5,0.5), mfrow=c(2,1), mgp=c(1.8,0.5,0), tcl=-0.4)

	curve(dnorm(x, mean=10, sd=2), xlim=c(2,18), ylim=c(0,0.33), lwd=4 ,col='gray', ylab='Density')
	usr1 <- par('usr')
	plot(1, ylim=c(0,1.3), xlim=c(0,3.5), type='n', xlab='Variance ratio', ylab='Density')
	usr2 <- par('usr')
	
	idx <-c(which.min(abs(ratio -1)), which.min(ratio),   which.max(ratio))
	labloc <- c(10,5,15)
	for(i in seq_along(idx)){
		
		ind <- idx[i]
		plot.new(); par(usr=usr1)
		lines(density(sample1[ind,]), col=i, lwd=2)
		lines(density(sample2[ind,]), col=i, lwd=2, lty=2)
		
		vals <- list(f=round(ratio[ind],2), x=round(var1[ind],2), y=round(var2[ind],2)) 
		text(labloc[i], 0.30, bquote(.(f) == frac(.(x), .(y)), where=vals), cex=0.8, col=i)

		plot.new(); par(usr=usr2)
		abline(v=vals$f, col=i, lwd=2)
	}

	# add frame with annotations for all curves for the animation
	plot.new(); par(usr=usr1)
	for(i in seq_along(idx)){		
		ind <- idx[i]
		lines(density(sample1[ind,]), col=i, lwd=2)
		lines(density(sample2[ind,]), col=i, lwd=2)
	}
	plot.new(); par(usr=usr2); abline(v=ratio[idx], col=1:3, lwd=2)

	for(x in seq(250,N, by=250)){
		plot.new(); plot.new(); par(usr=usr2)	
		h <- hist(ratio[1:x], breaks=seq(-0.05,3.55, by=0.1), plot=FALSE)
		h$density <- h$counts/N/0.1
		lines(h, freq=FALSE)
	}

#   plot.new(); plot.new(); par(usr=usr2)
#	curve(df(x, sampleSize-1, sampleSize-1), add=TrUE, col='red', lwd=2)

dev.off()


pdf('F_simulated.pdf', height=2/3*w, width=2*w)

	par(mar=c(3,3,2,0.5), mgp=c(1.8,0.5,0), tcl=-0.4)

	hist(ratio, breaks=seq(-0.05,3.55, by=0.1), xlab='Variance ratio', freq=FALSE, main='')

	abline(v=quantile(ratio, c(0.025, 0.975)), col='red', lwd=2)
	abline(v=quantile(ratio, c(0.005, 0.995)), col='red', lwd=2, lty=2)
	
	curve(df(x, sampleSize-1, sampleSize-1), add=TrUE, col='red', n=500)

dev.off()



## FOr PrACTICAL
x <- 1:4
y <- 4*x + 5 + c(0.50,-2,2.58,-1)

mod <- lm(y ~ x)
coef(mod)
model.matrix(mod)
resid(mod)
model.matrix(mod) %*% coef(mod)
predict(mod)
model.matrix(mod) %*% coef(mod) + resid(mod)
print(y)

# HArDCOrE MATHS
D <- model.matrix(mod)

t(D) %*% y

# coefficients
solve(t(D) %*% D) %*% t(D) %*% y
# predictions
D%*%solve(t(D) %*% D) %*% t(D) %*% y

# hat matrix yhat = hat * y
D%*%solve(t(D) %*% D) %*% t(D)


# anova
k <- 2; n <- 4
nk <- n * k
f <- gl(n,k, labels=c('Control','Manip','Treat 1','Treat 2'))
# y <- rnorm(n*k, mean=rep(c(3,3.5,6.5,8), each=k))
y <- c(1.58, 4.16, 4.26, 3.18, 6.79, 6.73, 6.33, 8.73)

yhat <- tapply(y,f,mean)

# contrasts - two alternative versions.
mod <- lm(y ~ f)

alt <- matrix(c(1/4,1/4,1/4,1/4, -1,1,0,0,0,0,-1,1,1/2,1/2,-1/2,-1/2), ncol=4)
crossprod(alt) # orthogonal
f2 <- C(f, solve(t(alt))[,-1])
mod2 <- lm(y ~ f2)

summary(mod)
summary(mod2)

# saturated model
f3 <- gl(8,1)
mod3 <- lm(y ~ f3)


x <- seq(along=y)-0.5
mid <- c(1,3,5,7)

pdf('Anova.pdf', height=w, width=w)

	par(mar=c(3,3,0.5,0.5), mgp=c(1.8,0.5,0), tcl=-0.4)

	plot(y ~ x, xaxt='n', xlab='', xlim=c(0,nk), ylim=c(0,max(y)), col=unclass(f), pch=21, cex=1.4, lwd=1.4)
	axis(side=1, at=mid,  labels=levels(f))
	
	gap <- 0.2
	arrows(c(0,2,4,6) + gap, yhat, c(2,4,6,8) - gap, yhat, col=1:4, code=0, lwd=2)


dev.off()


pdf('AnovaModel1.pdf', height=w, width=w)

	par(mar=c(3,3,0.5,0.5), mgp=c(1.8,0.5,0), tcl=-0.4)

	plot(y ~ x, xaxt='n', xlab='', xlim=c(0,nk + 4), ylim=c(0,max(y)), col=unclass(f), pch=21, cex=1.4, lwd=1.4)
	axis(side=1, at=mid,  labels=levels(f))

	abline(h=c(0,yhat), col='grey')
	
	gap <- 0.2
	arrows(c(0,2,4,6) + gap, yhat, c(2,4,6,8) - gap, yhat, col=1:4, code=0, lwd=2)

    arrows2(nk + 0.5, 0 ,nk + 0.5, yhat[1])
    arrows2(nk + 1:3+0.5, yhat[1] , nk + 1:3 +0.5, yhat[-1])
    
    lab <- parse(text=paste('beta[',1:4,']', sep=''))
    text((nk + 0:3) + 0.9, yhat[1] + c(-cf[1], cf[-1])/2, lab, col='red', cex=1.2)

dev.off()

pdf('AnovaModel2.pdf', height=w, width=w)

	par(mar=c(3,3,0.5,0.5), mgp=c(1.8,0.5,0), tcl=-0.4)

	plot(y ~ x, xaxt='n', xlab='', xlim=c(0,nk + 4), ylim=c(0,max(y)), col=unclass(f), pch=21, cex=1.4, lwd=1.4)
	axis(side=1, at=mid,  labels=levels(f))

	abline(h=c(0,yhat), col='grey')
	
	gap <- 0.2
	arrows(c(0,2,4,6) + gap, yhat, c(2,4,6,8) - gap, yhat, col=1:4, code=0, lwd=2)

    arrows2(nk + 0.5, 0 ,nk + 0.5, yhat[1])
    arrows2(nk + 1:3+0.5, yhat[1] , nk + 1:3 +0.5, yhat[-1])
    
    lab <- parse(text=paste('beta[',1:4,']', sep=''))
  
  	cf <- coef(mod2)
	
	abline(h=mean(y), lty=2)
	abline(h=mean(y), lty=2)
	arrows(c(0,2,4,6), yhat, c(2,4,6,8), yhat, col=1:4, code=0, lwd=2)
    arrows2(9, 0 , 9, cf[1])

dev.off()




x <- rep((0:9)+0.5, times=3)
f <- gl(3,10, labels=LETTErS[1:3])
# y <- 0.25*x + unclass(f) + rnorm(30, sd=0.3)
y <-  c(1.05, 1.073, 1.924, 2.17, 1.836, 2.513, 2.593, 2.826, 
		3.106, 3.387, 2.113, 2.712, 2.364, 3.092, 2.617, 2.889, 3.225, 
		4.068, 3.736, 4.812, 3.297, 3.719, 3.378, 3.827, 4.364, 4.062, 
		4.339, 4.776, 5.492, 5.513)

mod <- lm(y ~ x + f)
pred <- predict(mod)
resid <- resid(mod)

cf <- as.list(coef(mod))
names(cf)[1] <- 'a'

predPoints <-  data.frame(x=c(2,5,8), f=LETTErS[3:1])
predPoints$y <- predict(mod, newdata=predPoints)

regrEnds <-  data.frame(x=rep(c(-2,12), times=3), f=rep(LETTErS[1:3], each=2))
regrEnds$y <- predict(mod, newdata=regrEnds)


pdf('ScatterplotSingle.pdf', height=w, width=6)

	par(mar=c(4,4,1,1), mgp=c(2.5,0.8,0), tcl=-0.4)

	plot(y ~ x, col=1, pch=21, cex=1.4, xlim=c(0,max(x)), ylim=c(0,max(y)), lwd=1.4)
	

dev.off()


pdf('ScatterplotGroup.pdf', height=w, width=6)

	par(mar=c(4,4,1,1), mgp=c(2.5,0.8,0), tcl=-0.4)

	plot(y ~ x, col=unclass(f), pch=21, cex=1.4, xlim=c(0,max(x)), ylim=c(0,max(y)), lwd=1.4)
	
	with(cf, abline(a= a, b=x, col=1))
	with(cf, abline(a= a + fB, b=x, col=2))
	with(cf, abline(a= a + fC, b=x, col=3))

dev.off()

pdf('CoefMarkup.pdf', height=w, width=6)

	par(mar=c(4,4,1,1), mgp=c(2.5,0.8,0), tcl=-0.4)

	plot(y ~ x, col='gray', pch=21, cex=1.4, xlim=c(0,max(x)), ylim=c(0,max(y)), lwd=1.4)
	
	with(cf, abline(a= a, b=x, col='grey'))
	with(cf, abline(a= a + fB, b=x, col='grey'))
	with(cf, abline(a= a + fC, b=x, col='grey'))
	
	abline(v=0, lty=2)
	abline(h=0, lty=2)
	abline(h=cf$a, lty=2)
	
	
	sep <- 0.05; labsep <- 0.4
	with(predPoints, {
		lo <- 0; hi <- cf$a
		arrows2(x, lo + sep, x, hi - sep)
	    text2(x + labsep, (lo+hi)/2, expression(alpha))
	})
	
	with(predPoints, {
		lo <- cf$a; hi <- y - c(cf$fC, cf$fB, 0)
		arrows2(x, lo + sep, x,  hi - sep)
		text2(x + labsep, (lo+hi)/2, expression(beta*x))
	})
	
	with(predPoints[-3,], {
	 lo <-  y - c(cf$fC, cf$fB); hi <- y
	 arrows2(x, lo + sep, x,  hi - sep)
	 text2(x + labsep, (lo+hi)/2 + c(0.5,0), c(expression(epsilon), expression(delta)))
	})
	
dev.off()

# more complex example model matrix
y <- rnorm(20)
x1 <- rnorm(20)
x2 <- rnorm(20)
x3 <- rnorm(20)
xf <- gl(4,5)

D <- model.matrix(y ~ x1 + x2 + x3 + xf)

# coefficients
solve(t(D) %*% D) %*% t(D) %*% y
# predictions
D%*%solve(t(D) %*% D) %*% t(D) %*% y
